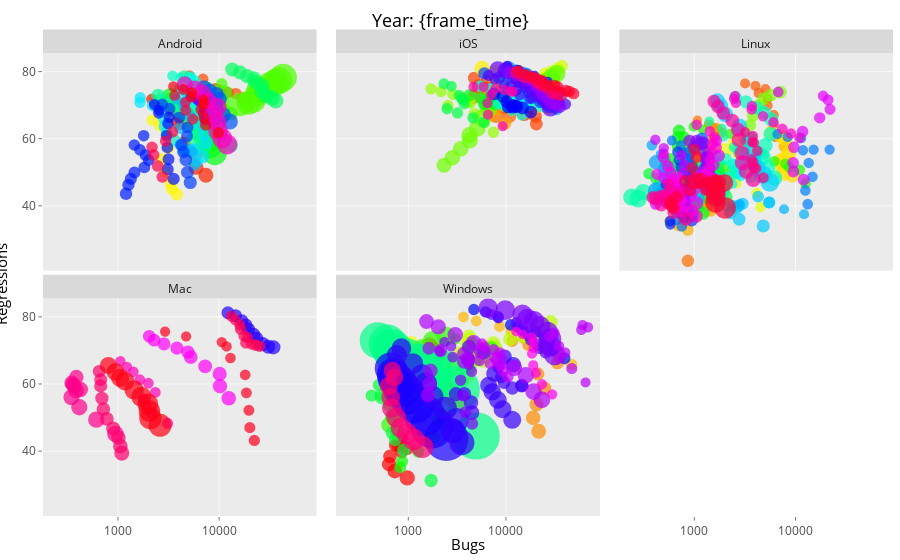

Notebook source saved alongside this figure:
### Code cell
library(gganimate)
library(tibble)

data <- read.csv("SDL.csv")
sdl_data <- as_data_frame(data)

options(scipen=10000)

sdlp <- ggplot(sdl_data, aes(bugs, regressions, size = code, colour = apps)) +
  geom_point(alpha = 0.7) +
  scale_colour_manual(values = rainbow(n=142)) +
  scale_size(range = c(2, 12)) +
  scale_x_log10() +
  facet_wrap(~OS) +
  theme(legend.position = 'none') +
  labs(title = 'Year: {frame_time}', x = 'Bugs', y = 'Regressions', 
       subtitle = "Ten Years of SDL") +
  transition_time(year)
sdlp

# Uncomment if you wish to save the animation to a file 
#sdlp + anim_save("SDL.gif")
